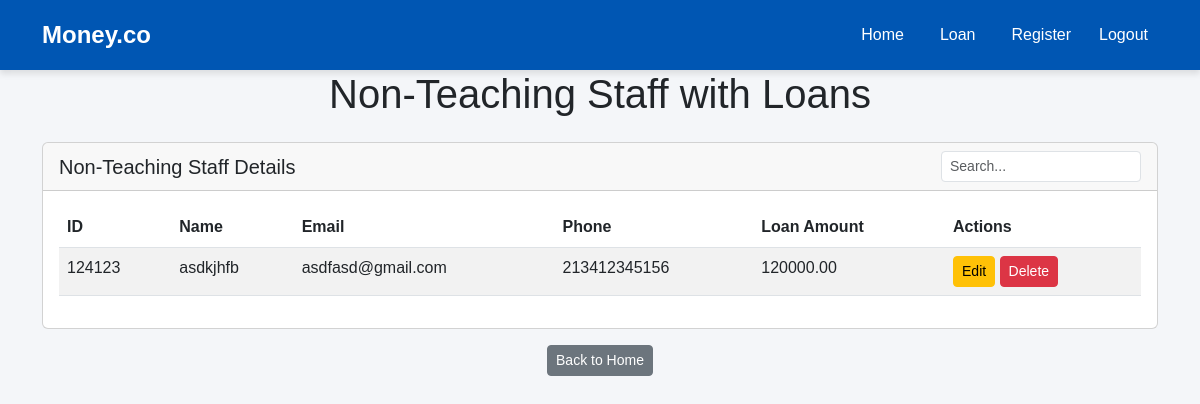
Before: /non_teaching_staff/ with the older database file.
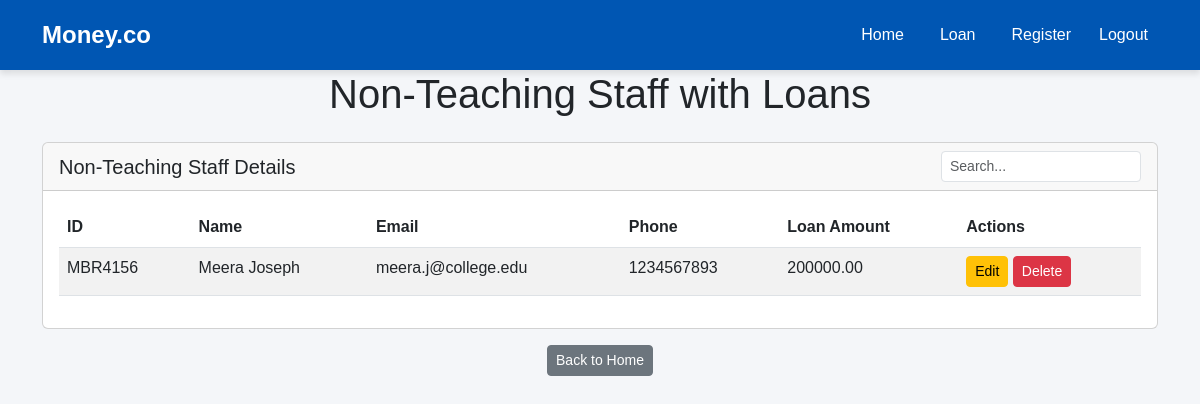
After: the same page with the newer database file.
### moneyapp/models.py (models this page shows, shortened)
class Member(models.Model):
    ROLE_CHOICES = [('Teaching', 'Teaching Staff'), ('Non-Teaching', 'Non-Teaching Staff')]
    name            = models.CharField(max_length=100)
    member_id       = models.CharField(max_length=50, unique=True)
    department      = models.CharField(max_length=100, blank=True)
    designation     = models.CharField(max_length=100, blank=True)
    mob = models.CharField(max_length=10, validators=[phone_validator])
    email           = models.EmailField()
    dob             = models.DateField()
    doj             = models.DateField()
    doj_service     = models.DateField()
    maximum_period  = models.IntegerField()
    max_loan_amount = models.DecimalField(max_digits=10, decimal_places=2)
    city            = models.CharField(max_length=100)
    pincode         = models.CharField(max_length=10)
    role            = models.CharField(max_length=20, choices=ROLE_CHOICES, default='Non-Teaching')
    has_loan        = models.BooleanField(default=False)

### moneyapp/views.py (the view)
# urls.py: path('non_teaching_staff/', views.non_teaching_staff, name='non_teaching_staff'),
def non_teaching_staff(request):
    members = Member.objects.filter(role='Non-Teaching', has_loan=True)
    return render(request, 'non_teaching_staff.html', {'members': members})

### moneyapp/templates/non_teaching_staff.html (shortened to what this page needs)
{% extends 'base.html' %}
{% block content %}
<div class="container">
    <h1 class="text-center mb-4">Non-Teaching Staff with Loans</h1>
    <div class="card">
        <div class="card-header d-flex justify-content-between align-items-center">
            <h5 class="mb-0">Non-Teaching Staff Details</h5>
            <input type="text" id="tableSearch" class="form-control form-control-sm"
                   placeholder="Search..." style="width: 200px;">
        </div>
        <div class="card-body">
            {% if members %}
                <table class="table table-striped">
                    <thead>
                        <tr>
                            <th>ID</th>
                            <th>Name</th>
                            <th>Email</th>
                            <th>Phone</th>
                            <th>Loan Amount</th>
                            <th>Actions</th>
                        </tr>
                    </thead>
                    <tbody>
                        {% for member in members %}
                        <tr data-href="{% url 'detail_members' member.id %}" style="cursor: pointer;">
                            <td>{{ member.member_id }}</td>
                            <td>{{ member.name }}</td>
                            <td>{{ member.email }}</td>
                            <td>{{ member.mob }}</td>
                            <td>{{ member.max_loan_amount }}</td>
                            <td>
                                <a href="{% url 'edit_member' member.id %}" class="btn btn-warning btn-sm">Edit</a>
                                <a href="{% url 'delete_member' member.id %}" class="btn btn-danger btn-sm"
                                   onclick="return confirm('Are you sure you want to delete this member?');">
                                    Delete
                                </a>
                            </td>
                        </tr>
                        {% endfor %}
                    </tbody>
                </table>
            {% else %}
                <p class="text-center">No non-teaching staff with loans found.</p>
            {% endif %}
        </div>
    </div>
</div>
 <div class="text-center mt-3">
    <a href="{% url 'home' %}" class="btn btn-sm btn-secondary">Back to Home</a>
</div>
{% endblock %}

Changed rows visible on the page:
removed Member: member_id "124123", name "asdkjhfb", email "asdfasd@gmail.com", mob "213412345156", max_loan_amount "120000.00"
added Member: member_id "MBR4156", name "Meera Joseph", email "meera.j@college.edu", mob "1234567893", max_loan_amount "200000.00"
